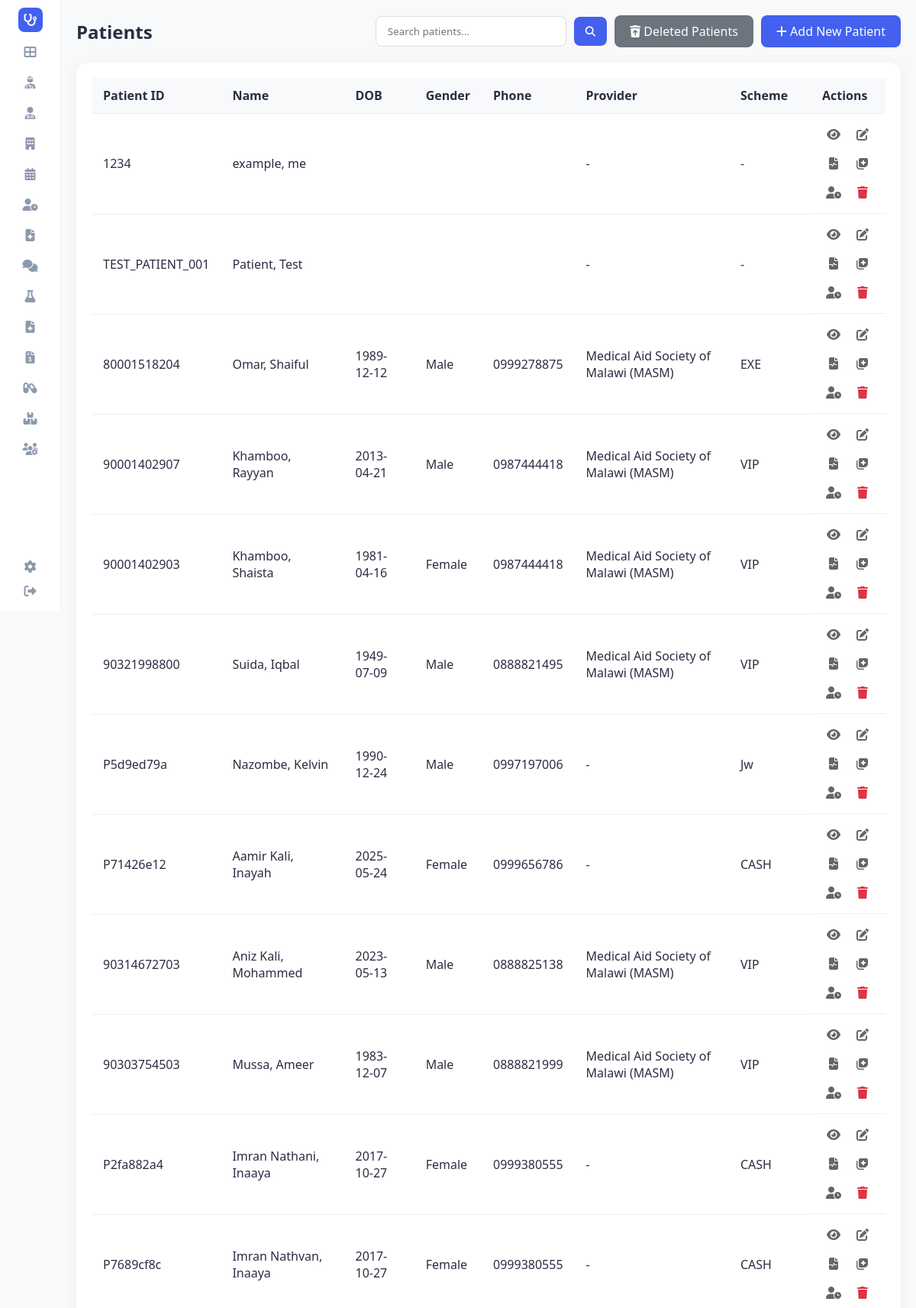
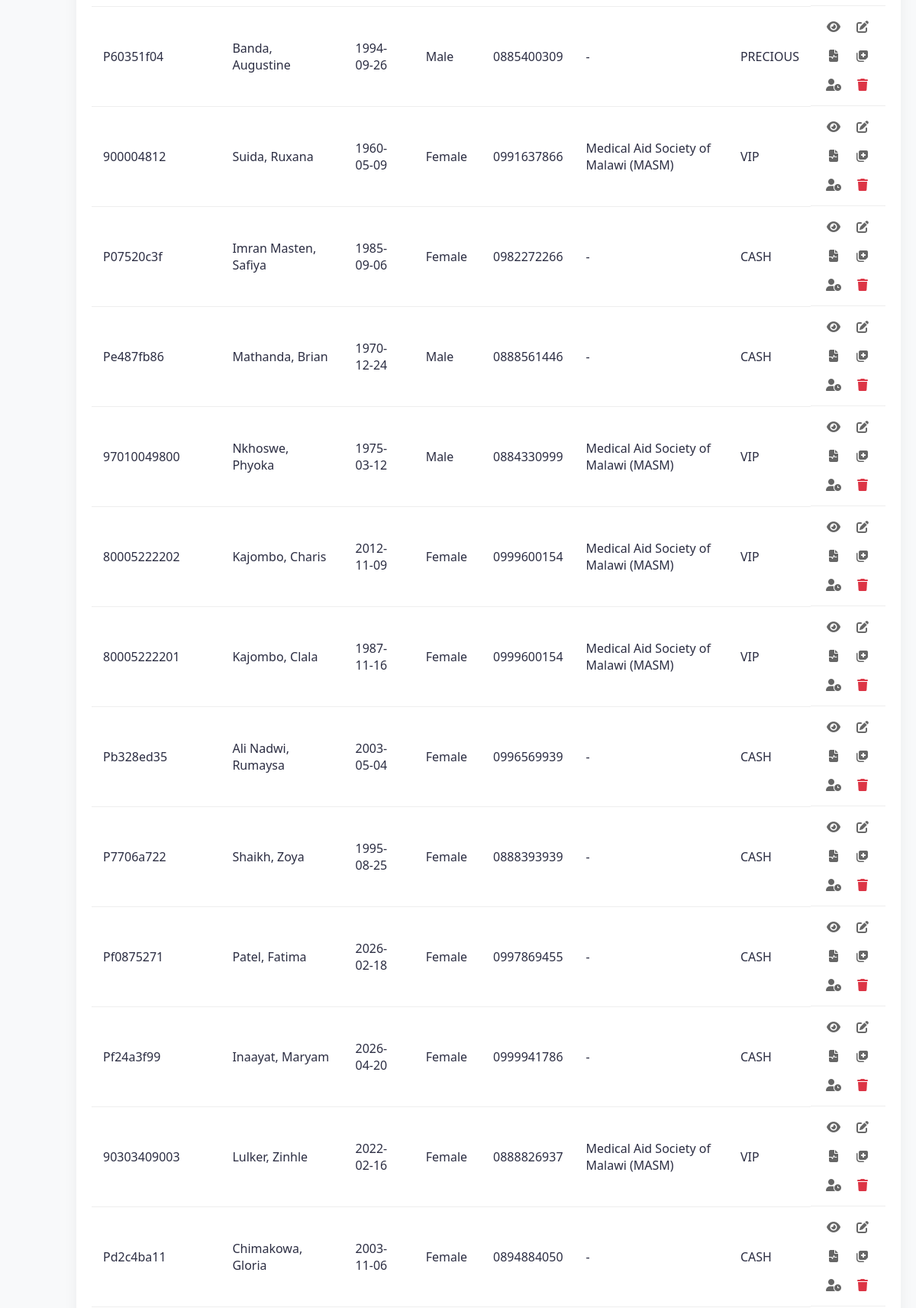
Screenshot of /patients (signed in, upper part) with the database file from the repository (2 pictures, top to bottom).
### tables this page shows
CREATE TABLE patients (
                patient_id TEXT PRIMARY KEY,
                first_name TEXT,
                last_name TEXT,
                date_of_birth TEXT,
                gender TEXT,
                phone TEXT,
                email TEXT,
                address TEXT,
                emergency_contact TEXT,
                blood_group TEXT,
                medical_history TEXT,
                created_date TEXT,
                scheme_provider TEXT,
                scheme_type TEXT
            , is_deleted INTEGER DEFAULT 0, deleted_at TEXT);

### app.py (the view)
@app.route('/patients')
def patients():
    page = request.args.get('page', 1, type=int)
    search_term = request.args.get('search', '').replace(',', ' ').strip()
    search_term = " ".join(search_term.split())
    per_page = 25
    conn = hms.db.get_connection()
    cursor = conn.cursor()
    if search_term:
        search_value = f"%{search_term}%"
        query_params = (search_value, search_value, search_value, search_value, search_value, search_value, search_value)
        cursor.execute("""
            SELECT * FROM patients
            WHERE is_deleted = 0 AND (
                patient_id LIKE ? OR first_name LIKE ? OR last_name LIKE ?
                OR (first_name || ' ' || last_name) LIKE ?
                OR (last_name || ' ' || first_name) LIKE ?
                OR REPLACE(first_name || ' ' || last_name, '  ', ' ') LIKE ?
                OR phone LIKE ?
            )
            ORDER BY rowid DESC LIMIT ? OFFSET ?
        """, (*query_params, per_page, (page - 1) * per_page))
        rows = cursor.fetchall()
        cursor.execute("""
            SELECT COUNT(*) FROM patients
            WHERE is_deleted = 0 AND (
                patient_id LIKE ? OR first_name LIKE ? OR last_name LIKE ?
                OR (first_name || ' ' || last_name) LIKE ?
                OR (last_name || ' ' || first_name) LIKE ?
                OR REPLACE(first_name || ' ' || last_name, '  ', ' ') LIKE ?
                OR phone LIKE ?
            )
        """, query_params)
        total_count = cursor.fetchone()[0]
    else:
        cursor.execute("SELECT * FROM patients WHERE is_deleted = 0 ORDER BY rowid DESC LIMIT ? OFFSET ?",
                       (per_page, (page - 1) * per_page))
        rows = cursor.fetchall()
        cursor.execute("SELECT COUNT(*) FROM patients WHERE is_deleted = 0")
        total_count = cursor.fetchone()[0]
    conn.close()
    patients_list = [hms.db._row_to_obj(Patient, row) for row in rows]
    total_pages = math.ceil(total_count / per_page) if total_count else 1
    return render_template('patients.html', patients=patients_list, page=page,
                           total_pages=total_pages, total_count=total_count, search_term=search_term)

### app.py (called while the page is built)
@app.before_request
def require_login():
    allowed_routes = ['login', 'register', 'static']
    if request.endpoint not in allowed_routes and 'user_id' not in session:
        return redirect(url_for('login'))

@app.context_processor
def inject_user():
    username = session.get('username')
    role = session.get('role')
    unread = 0
    if username:
        unread = hms.get_unread_count(username, role)
    return dict(current_user=username, current_role=role, unread_messages_count=unread, hms=hms)

### database/db_manager.py (called while the page is built)
    def get_connection(self):
        conn = sqlite3.connect(self.db_file)
        conn.row_factory = sqlite3.Row
        return conn

    def _row_to_obj(self, cls: Type[T], row: sqlite3.Row) -> T:
        d = dict(row)
        for field in fields(cls):
            if field.type in (dict, Dict[str, Any], list, List[Any]) and d.get(field.name):
                try:
                    d[field.name] = json.loads(d[field.name])
                except:
                    pass
            elif field.type == bool and field.name in d:
                d[field.name] = bool(d[field.name])
        allowed = {f.name for f in fields(cls)}
        filtered = {k: v for k, v in d.items() if k in allowed}
        return cls(**filtered)

### main.py (called while the page is built)
    def get_unread_count(self, user_id: str, role: str) -> int:
        conn = self.db.get_connection()
        cursor = conn.cursor()
        cursor.execute("""
            SELECT COUNT(*) FROM messages
            WHERE is_read = 0 AND (recipient_id = ? OR recipient_id = ? OR recipient_id = 'all')
        """, (user_id, role))
        count = cursor.fetchone()[0]
        conn.close()
        return count

### templates/patients.html (shortened to what this page needs)
<!DOCTYPE html>
<html lang="en">
<head>
    <link rel="stylesheet" href="{{ url_for('static', filename='style.css') }}">
    <link rel="stylesheet" href="https://cdnjs.cloudflare.com/ajax/libs/font-awesome/6.4.0/css/all.min.css">
</head>
<body>
    <div class="container">
        {% include 'sidebar.html' %}
        <main class="main-content">
            <div class="header-actions">
                <h2>Patients</h2>
                <div style="display: flex; gap: 10px;">
                    <form action="{{ url_for('patients') }}" method="get" class="search-form" style="display: flex; align-items: center; gap: 10px;">
                        <input type="text" name="search" placeholder="Search patients..." value="{{ search_term if search_term else '' }}" style="padding: 10px 15px; border: 1px solid #ddd; border-radius: 8px; outline: none; width: 250px;">
                        <button type="submit" style="background-color: #4361ee; color: white; border: none; padding: 10px 15px; border-radius: 8px; cursor: pointer;"><i class="fas fa-search"></i></button>
                    </form>
                    <a href="{{ url_for('deleted_patients') }}" class="btn-add" style="background-color: #6c757d;" title="View and recover deleted patients"><i class="fas fa-trash-restore"></i> Deleted Patients</a>
                    <a href="{{ url_for('add_patient') }}" class="btn-add"><i class="fas fa-plus"></i> Add New Patient</a>
                </div>
            </div>
            <div class="table-container">
                <table>
                    <thead>
                        <tr>
                            <th>Patient ID</th>
                            <th>Name</th>
                            <th>DOB</th>
                            <th>Gender</th>
                            <th>Phone</th>
                            <th>Provider</th>
                            <th>Scheme</th>
                            <th>Actions</th>
                        </tr>
                    </thead>
                    <tbody>
                        {% for patient in patients %}
                        <tr ondblclick="window.location.href='{{ url_for('patient_details', patient_id=patient.patient_id) }}'" style="cursor: pointer;" title="Double click to view details">
                            <td>{{ patient.patient_id }}</td>
                            <td>{{ patient.last_name }}, {{ patient.first_name }}</td>
                            <td>{{ patient.date_of_birth }}</td>
                            <td>{{ patient.gender }}</td>
                            <td>{{ patient.phone }}</td>
                            <td>{{ patient.scheme_provider or '-' }}</td>
                            <td>{{ patient.scheme_type or '-' }}</td>
                            <td class="actions">
                                <a href="{{ url_for('patient_details', patient_id=patient.patient_id) }}" title="View"><i class="fas fa-eye"></i></a>
                                <a href="{{ url_for('edit_patient', patient_id=patient.patient_id) }}" title="Edit"><i class="fas fa-edit"></i></a>
                                <a href="{{ url_for('patient_records', patient_id=patient.patient_id) }}" title="View All Records"><i class="fas fa-file-medical-alt"></i></a>
                                <a href="{{ url_for('create_medical_record', patient_id=patient.patient_id) }}" title="Create Medical Record"><i class="fas fa-notes-medical"></i></a>
                                <a href="{{ url_for('add_to_queue', patient_id=patient.patient_id) }}" title="Add to Queue"><i class="fas fa-user-clock"></i></a>
                                <a href="{{ url_for('delete_patient', patient_id=patient.patient_id) }}" class="delete" title="Delete" onclick="return confirm('Are you sure you want to delete this patient?')"><i class="fas fa-trash"></i></a>
                            </td>
                        </tr>
                        {% endfor %}
                    </tbody>
                </table>
            </div>
        </main>
    </div>
</body>
</html>

### static/style.css (style rules this page uses)
:root { --primary-color: #4361ee; --secondary-color: #3f37c9; --success-color: #4cc9f0; --warning-color: #f72585; --text-dark: #2b2d42; --text-light: #8d99ae; --bg-light: #f8f9fa; --white: #ffffff; --sidebar-width: 80px; --border-radius: 16px; --shadow: 0 4px 20px rgba(0, 0, 0, 0.05); }
* { margin: 0; padding: 0; box-sizing: border-box; font-family: 'Segoe UI', Tahoma, Geneva, Verdana, sans-serif; }
body { background-color: var(--bg-light); color: var(--text-dark); min-height: 100vh; margin: 0; }
.container { display: flex !important; min-height: 100vh !important; height: auto !important; overflow: visible !important; }
.main-content { flex: 1 !important; padding: 20px !important; display: flex; flex-direction: column; min-width: 0; }

### templates/patients.html (style rules this page uses)
.table-container { background-color: white; padding: 20px; border-radius: 16px; box-shadow: 0 4px 20px rgba(0, 0, 0, 0.05); }
.header-actions { display: flex; justify-content: space-between; align-items: center; margin-bottom: 20px; }
.btn-add { background-color: #4361ee; color: white; padding: 10px 20px; text-decoration: none; border-radius: 8px; font-weight: 500; }
table { width: 100%; border-collapse: collapse; }
th, td { padding: 12px 15px; text-align: left; border-bottom: 1px solid #eee; }
th { background-color: #f8f9fa; font-weight: 600; }
.actions { display: grid; grid-template-columns: repeat(2, 1fr); gap: 8px; width: fit-content; }
.actions a { margin-right: 0; color: #666; text-decoration: none; display: flex; align-items: center; justify-content: center; width: 30px; height: 30px; border-radius: 4px; transition: all 0.2s; }
.actions a.delete { color: #dc3545; }

### rows the page displays
patients: patient_id "1234", last_name "example", first_name "me", scheme_provider "-", scheme_type "-"
patients: patient_id "TEST_PATIENT_001", last_name "Patient", first_name "Test", scheme_provider "-", scheme_type "-"
patients: patient_id "80001518204", last_name "Omar", first_name "Shaiful", date_of_birth "1989-12-12", gender "Male", phone "0999278875", scheme_provider "Medical Aid Society of Malawi (MASM)", scheme_type "EXE"
patients: patient_id "90001402907", last_name "Khamboo", first_name "Rayyan", date_of_birth "2013-04-21", gender "Male", phone "0987444418", scheme_provider "Medical Aid Society of Malawi (MASM)", scheme_type "VIP"
patients: patient_id "90001402903", last_name "Khamboo", first_name "Shaista", date_of_birth "1981-04-16", gender "Female", phone "0987444418", scheme_provider "Medical Aid Society of Malawi (MASM)", scheme_type "VIP"
patients: patient_id "90321998800", last_name "Suida", first_name "Iqbal", date_of_birth "1949-07-09", gender "Male", phone "0888821495", scheme_provider "Medical Aid Society of Malawi (MASM)", scheme_type "VIP"
patients: patient_id "P5d9ed79a", last_name "Nazombe", first_name "Kelvin", date_of_birth "1990-12-24", gender "Male", phone "0997197006", scheme_provider "-", scheme_type "Jw"
patients: patient_id "P71426e12", last_name "Aamir Kali", first_name "Inayah", date_of_birth "2025-05-24", gender "Female", phone "0999656786", scheme_provider "-", scheme_type "CASH"
patients: patient_id "90314672703", last_name "Aniz Kali", first_name "Mohammed", date_of_birth "2023-05-13", gender "Male", phone "0888825138", scheme_provider "Medical Aid Society of Malawi (MASM)", scheme_type "VIP"
patients: patient_id "90303754503", last_name "Mussa", first_name "Ameer", date_of_birth "1983-12-07", gender "Male", phone "0888821999", scheme_provider "Medical Aid Society of Malawi (MASM)", scheme_type "VIP"
patients: patient_id "P2fa882a4", last_name "Imran Nathani", first_name "Inaaya", date_of_birth "2017-10-27", gender "Female", phone "0999380555", scheme_provider "-", scheme_type "CASH"
patients: patient_id "P7689cf8c", last_name "Imran Nathvan", first_name "Inaaya", date_of_birth "2017-10-27", gender "Female", phone "0999380555", scheme_provider "-", scheme_type "CASH"
patients: patient_id "P60351f04", last_name "Banda", first_name "Augustine", date_of_birth "1994-09-26", gender "Male", phone "0885400309", scheme_provider "-", scheme_type "PRECIOUS"
patients: patient_id "900004812", last_name "Suida", first_name "Ruxana", date_of_birth "1960-05-09", gender "Female", phone "0991637866", scheme_provider "Medical Aid Society of Malawi (MASM)", scheme_type "VIP"
patients: patient_id "P07520c3f", last_name "Imran Masten", first_name "Safiya", date_of_birth "1985-09-06", gender "Female", phone "0982272266", scheme_provider "-", scheme_type "CASH"
patients: patient_id "Pe487fb86", last_name "Mathanda", first_name "Brian", date_of_birth "1970-12-24", gender "Male", phone "0888561446", scheme_provider "-", scheme_type "CASH"
patients: patient_id "97010049800", last_name "Nkhoswe", first_name "Phyoka", date_of_birth "1975-03-12", gender "Male", phone "0884330999", scheme_provider "Medical Aid Society of Malawi (MASM)", scheme_type "VIP"
patients: patient_id "80005222202", last_name "Kajombo", first_name "Charis", date_of_birth "2012-11-09", gender "Female", phone "0999600154", scheme_provider "Medical Aid Society of Malawi (MASM)", scheme_type "VIP"
patients: patient_id "80005222201", last_name "Kajombo", first_name "Clala", date_of_birth "1987-11-16", gender "Female", phone "0999600154", scheme_provider "Medical Aid Society of Malawi (MASM)", scheme_type "VIP"
patients: patient_id "Pb328ed35", last_name "Ali Nadwi", first_name "Rumaysa", date_of_birth "2003-05-04", gender "Female", phone "0996569939", scheme_provider "-", scheme_type "CASH"
patients: patient_id "P7706a722", last_name "Shaikh", first_name "Zoya", date_of_birth "1995-08-25", gender "Female", phone "0888393939", scheme_provider "-", scheme_type "CASH"
patients: patient_id "Pf0875271", last_name "Patel", first_name "Fatima", date_of_birth "2026-02-18", gender "Female", phone "0997869455", scheme_provider "-", scheme_type "CASH"
patients: patient_id "Pf24a3f99", last_name "Inaayat", first_name "Maryam", date_of_birth "2026-04-20", gender "Female", phone "0999941786", scheme_provider "-", scheme_type "CASH"
patients: patient_id "90303409003", last_name "Lulker", first_name "Zinhle", date_of_birth "2022-02-16", gender "Female", phone "0888826937", scheme_provider "Medical Aid Society of Malawi (MASM)", scheme_type "VIP"
patients: patient_id "Pd2c4ba11", last_name "Chimakowa", first_name "Gloria", date_of_birth "2003-11-06", gender "Female", phone "0894884050", scheme_provider "-", scheme_type "CASH"
